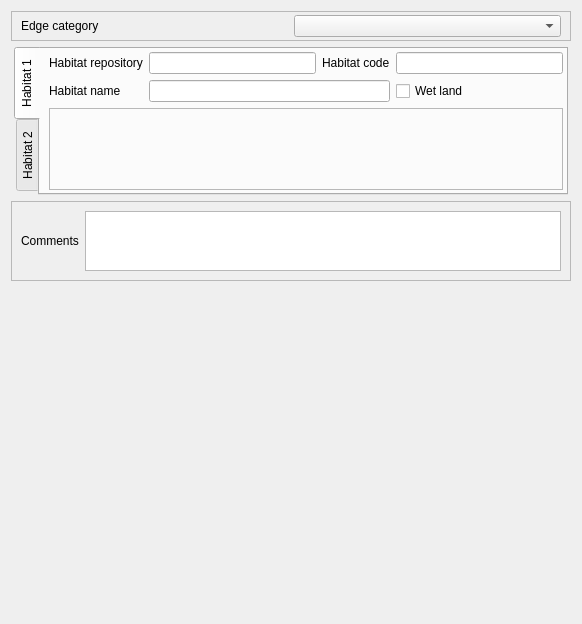
<?xml version="1.0" encoding="UTF-8"?>
<ui version="4.0">
 <class>Form_base3_ff</class>
 <widget class="QWidget" name="Form_base3_ff">
  <property name="geometry">
   <rect>
    <x>0</x>
    <y>0</y>
    <width>582</width>
    <height>624</height>
   </rect>
  </property>
  <property name="windowTitle">
   <string>Form</string>
  </property>
  <layout class="QVBoxLayout" name="verticalLayout" stretch="0,0,1,10">
   <property name="spacing">
    <number>3</number>
   </property>
   <item>
    <widget class="QFrame" name="frame">
     <property name="frameShape">
      <enum>QFrame::StyledPanel</enum>
     </property>
     <property name="frameShadow">
      <enum>QFrame::Raised</enum>
     </property>
     <layout class="QGridLayout" name="gridLayout">
      <property name="topMargin">
       <number>3</number>
      </property>
      <property name="bottomMargin">
       <number>3</number>
      </property>
      <item row="0" column="0">
       <widget class="QLabel" name="label_2">
        <property name="text">
         <string>Edge category</string>
        </property>
       </widget>
      </item>
      <item row="0" column="1">
       <widget class="QComboBox" name="edgecategory"/>
      </item>
     </layout>
    </widget>
   </item>
   <item>
    <widget class="QStackedWidget" name="stackedWidget_category">
     <property name="currentIndex">
      <number>1</number>
     </property>
     <widget class="QWidget" name="page">
      <layout class="QGridLayout" name="gridLayout_2">
       <item row="0" column="1">
        <widget class="QComboBox" name="edgetype"/>
       </item>
       <item row="0" column="0">
        <widget class="QLabel" name="label">
         <property name="text">
          <string>Edge type</string>
         </property>
        </widget>
       </item>
       <item row="1" column="1">
        <widget class="QStackedWidget" name="stackedWidget_edgetype">
         <property name="currentIndex">
          <number>0</number>
         </property>
         <widget class="QWidget" name="page_3">
          <layout class="QGridLayout" name="gridLayout_3">
           <item row="0" column="0">
            <widget class="QLabel" name="label_3">
             <property name="text">
              <string>Type</string>
             </property>
            </widget>
           </item>
           <item row="1" column="0">
            <widget class="QLabel" name="label_4">
             <property name="text">
              <string>n° sondage</string>
             </property>
            </widget>
           </item>
           <item row="1" column="1">
            <widget class="QSpinBox" name="edgenumber">
             <property name="minimum">
              <number>-1</number>
             </property>
             <property name="maximum">
              <number>999999</number>
             </property>
            </widget>
           </item>
           <item row="1" column="2">
            <widget class="QToolButton" name="toolButton_edgenumber">
             <property name="text">
              <string>...</string>
             </property>
            </widget>
           </item>
           <item row="0" column="1" colspan="2">
            <widget class="QComboBox" name="edgesubtype"/>
           </item>
          </layout>
         </widget>
         <widget class="QWidget" name="page_4"/>
        </widget>
       </item>
      </layout>
     </widget>
     <widget class="QWidget" name="page_2">
      <layout class="QVBoxLayout" name="verticalLayout_2">
       <property name="leftMargin">
        <number>3</number>
       </property>
       <property name="topMargin">
        <number>3</number>
       </property>
       <property name="rightMargin">
        <number>3</number>
       </property>
       <property name="bottomMargin">
        <number>3</number>
       </property>
       <item>
        <widget class="QTabWidget" name="habitat">
         <property name="tabPosition">
          <enum>QTabWidget::West</enum>
         </property>
         <property name="currentIndex">
          <number>0</number>
         </property>
         <widget class="QWidget" name="widget">
          <attribute name="title">
           <string>Habitat 1</string>
          </attribute>
          <layout class="QGridLayout" name="gridLayout_4">
           <property name="leftMargin">
            <number>9</number>
           </property>
           <property name="topMargin">
            <number>3</number>
           </property>
           <property name="rightMargin">
            <number>3</number>
           </property>
           <property name="bottomMargin">
            <number>3</number>
           </property>
           <item row="1" column="0">
            <widget class="QLabel" name="label_6">
             <property name="text">
              <string>Habitat name</string>
             </property>
            </widget>
           </item>
           <item row="0" column="0">
            <widget class="QLabel" name="label_7">
             <property name="text">
              <string>Habitat repository</string>
             </property>
            </widget>
           </item>
           <item row="0" column="1">
            <widget class="QLineEdit" name="habitatrepository"/>
           </item>
           <item row="0" column="2">
            <widget class="QLabel" name="label_5">
             <property name="text">
              <string>Habitat code</string>
             </property>
            </widget>
           </item>
           <item row="0" column="3">
            <widget class="QLineEdit" name="habitatcode"/>
           </item>
           <item row="1" column="3">
            <widget class="QCheckBox" name="habitatwetland">
             <property name="text">
              <string>Wet land</string>
             </property>
            </widget>
           </item>
           <item row="1" column="1" colspan="2">
            <widget class="QLineEdit" name="habitatname"/>
           </item>
           <item row="4" column="0" colspan="4">
            <widget class="QFrame" name="frame_catalog_hab">
             <property name="frameShape">
              <enum>QFrame::StyledPanel</enum>
             </property>
             <property name="frameShadow">
              <enum>QFrame::Raised</enum>
             </property>
             <layout class="QVBoxLayout" name="verticalLayout_3">
              <property name="leftMargin">
               <number>1</number>
              </property>
              <property name="topMargin">
               <number>1</number>
              </property>
              <property name="rightMargin">
               <number>1</number>
              </property>
              <property name="bottomMargin">
               <number>1</number>
              </property>
             </layout>
            </widget>
           </item>
          </layout>
         </widget>
         <widget class="QWidget" name="tab_2">
          <attribute name="title">
           <string>Habitat 2</string>
          </attribute>
          <layout class="QGridLayout" name="gridLayout_6">
           <property name="leftMargin">
            <number>9</number>
           </property>
           <property name="topMargin">
            <number>3</number>
           </property>
           <property name="rightMargin">
            <number>3</number>
           </property>
           <property name="bottomMargin">
            <number>3</number>
           </property>
           <item row="0" column="0">
            <widget class="QLabel" name="label_10">
             <property name="text">
              <string>Habitat repository</string>
             </property>
            </widget>
           </item>
           <item row="0" column="2">
            <widget class="QLabel" name="label_11">
             <property name="text">
              <string>Habitat code</string>
             </property>
            </widget>
           </item>
           <item row="0" column="1">
            <widget class="QLineEdit" name="habitat2repository"/>
           </item>
           <item row="1" column="0">
            <widget class="QLabel" name="label_9">
             <property name="text">
              <string>Habitat name</string>
             </property>
            </widget>
           </item>
           <item row="0" column="3">
            <widget class="QLineEdit" name="habitat2code"/>
           </item>
           <item row="1" column="3">
            <widget class="QCheckBox" name="habitat2wetland">
             <property name="text">
              <string>Wet land</string>
             </property>
            </widget>
           </item>
           <item row="1" column="1" colspan="2">
            <widget class="QLineEdit" name="habitat2name"/>
           </item>
           <item row="4" column="0" colspan="4">
            <widget class="QFrame" name="frame_catalog_hab_2">
             <property name="frameShape">
              <enum>QFrame::StyledPanel</enum>
             </property>
             <property name="frameShadow">
              <enum>QFrame::Raised</enum>
             </property>
             <layout class="QVBoxLayout" name="verticalLayout_4">
              <property name="leftMargin">
               <number>1</number>
              </property>
              <property name="topMargin">
               <number>1</number>
              </property>
              <property name="rightMargin">
               <number>1</number>
              </property>
              <property name="bottomMargin">
               <number>1</number>
              </property>
             </layout>
            </widget>
           </item>
          </layout>
         </widget>
        </widget>
       </item>
      </layout>
     </widget>
    </widget>
   </item>
   <item>
    <widget class="QFrame" name="frame_5">
     <property name="frameShape">
      <enum>QFrame::StyledPanel</enum>
     </property>
     <property name="frameShadow">
      <enum>QFrame::Raised</enum>
     </property>
     <layout class="QGridLayout" name="gridLayout_5">
      <item row="0" column="1">
       <widget class="QTextBrowser" name="comment">
        <property name="maximumSize">
         <size>
          <width>16777215</width>
          <height>60</height>
         </size>
        </property>
        <property name="readOnly">
         <bool>false</bool>
        </property>
       </widget>
      </item>
      <item row="0" column="0">
       <widget class="QLabel" name="label_15">
        <property name="text">
         <string>Comments</string>
        </property>
       </widget>
      </item>
     </layout>
    </widget>
   </item>
   <item>
    <spacer name="verticalSpacer">
     <property name="orientation">
      <enum>Qt::Vertical</enum>
     </property>
     <property name="sizeHint" stdset="0">
      <size>
       <width>20</width>
       <height>40</height>
      </size>
     </property>
    </spacer>
   </item>
  </layout>
 </widget>
 <resources>
  <include location="../../resources.qrc"/>
 </resources>
 <connections/>
</ui>
